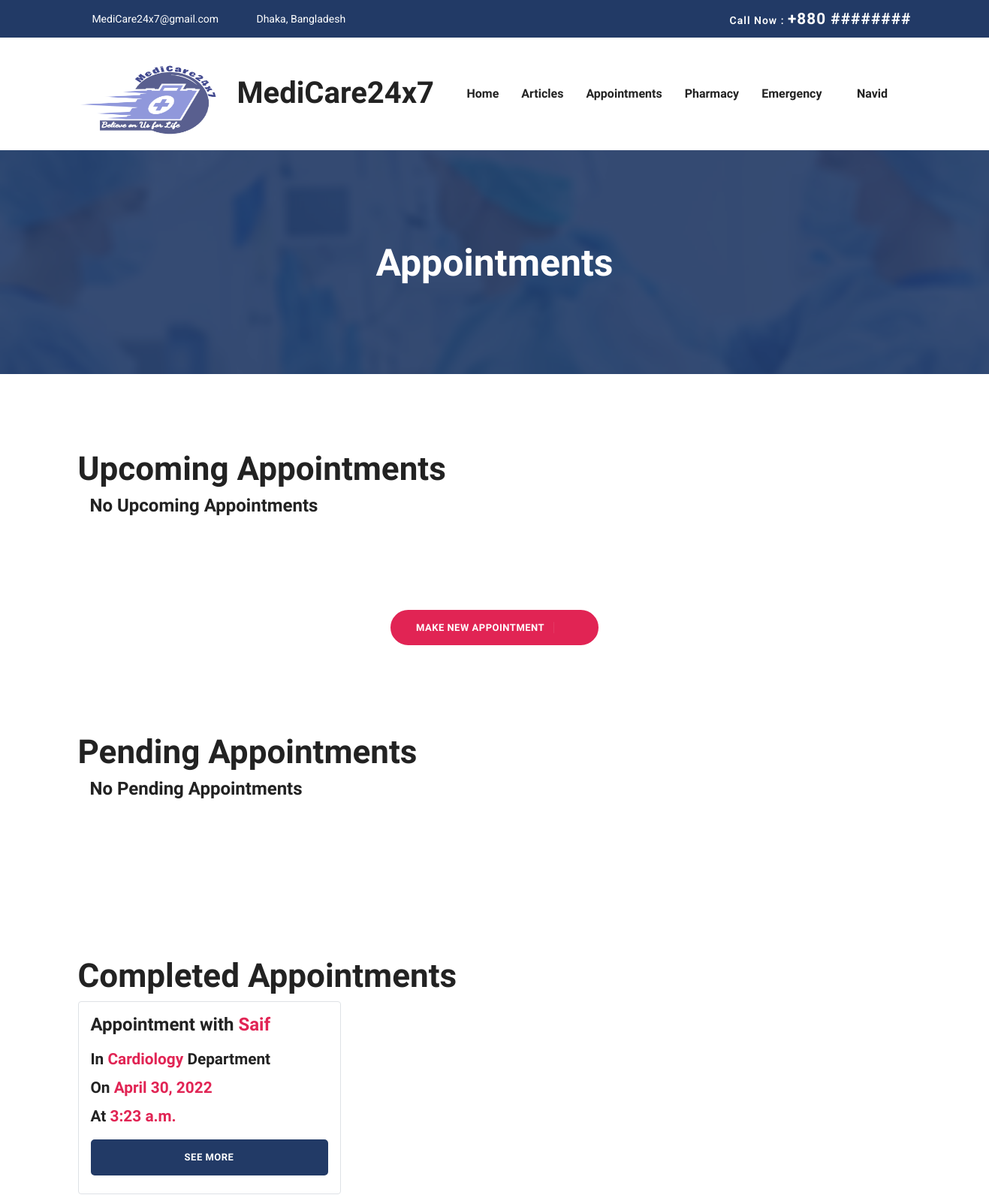
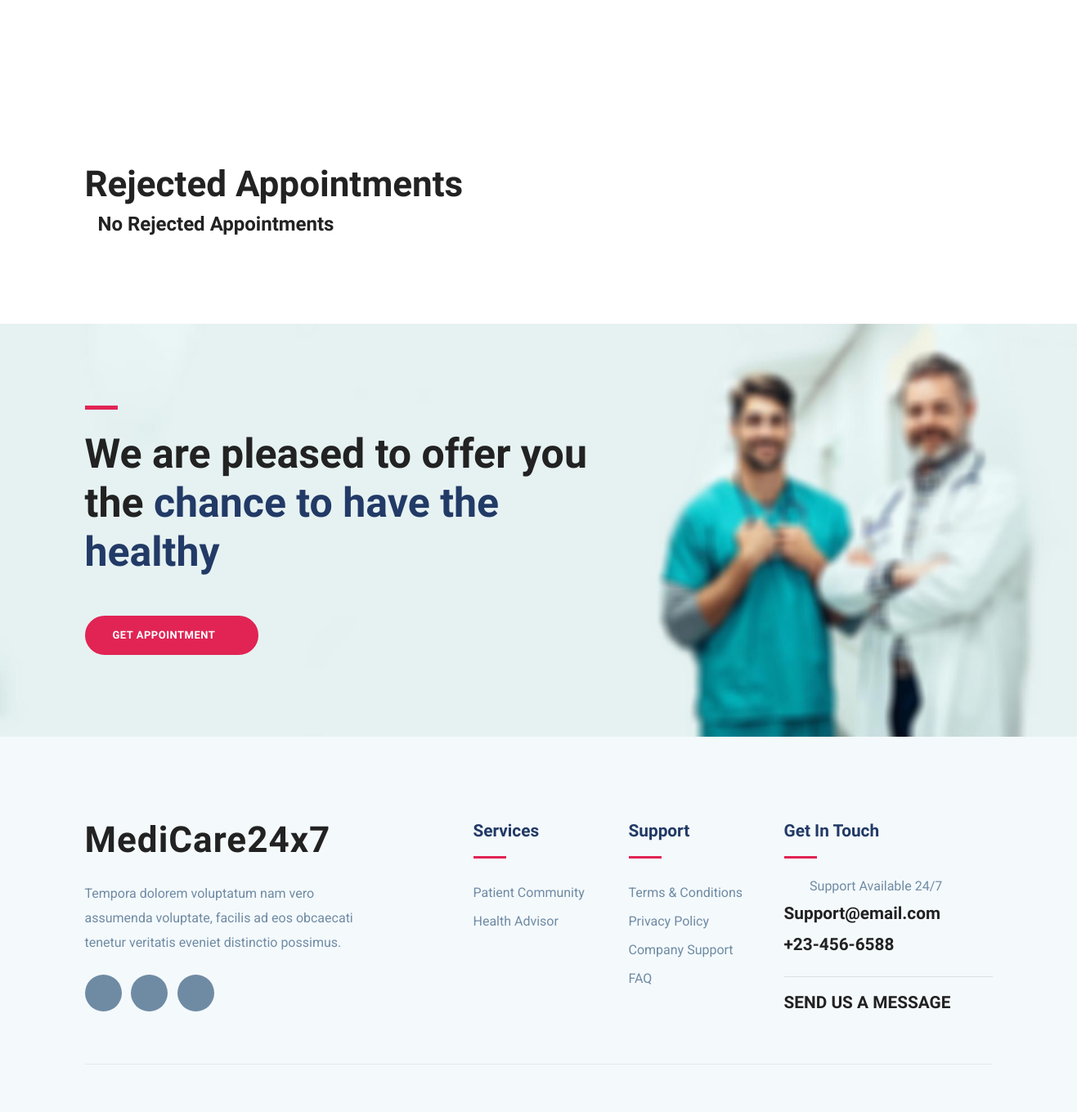
The app's page /appointment/all-appointments (signed in) with its own data (2 pictures, top to bottom).
### accounts/models.py (models this page shows, shortened)
class UserModel(AbstractBaseUser, PermissionsMixin):
    email = models.EmailField(max_length=255, unique=True)  # Email
    name = models.CharField(max_length=255)  # Name
    is_patient = models.BooleanField(default=False)  # True if patient
    is_doctor = models.BooleanField(default=False)  # True if doctor
    is_active = models.BooleanField(default=True)  # True if active
    is_staff = models.BooleanField(default=False)
    is_admin = models.BooleanField(default=False)
    is_superuser = models.BooleanField(default=False)
    date_joined = models.DateTimeField(auto_now_add=True)
    USERNAME_FIELD = 'email'
    REQUIRED_FIELDS = ['name']  # Email & Password are required by default.
    objects = MyUserManager()  # User manager for the User Model
    def __str__(self):
        return self.email

class DoctorModel(models.Model):
    SpecializationModel= [
        ('Cardiology', 'Cardiology'),
        ('Dentistry', 'Dentistry'),
        ('Dermatology', 'Dermatology'),
        ('Endocrinology', 'Endocrinology'),
        ('Gastroenterology', 'Gastroenterology'),
        ('General Surgery', 'General Surgery'),
    ]
    user = models.OneToOneField(UserModel, on_delete=models.CASCADE)
    bio = models.TextField(null=True, blank=True)
    image = models.ImageField(null=True, blank=True)
    gender = models.CharField(max_length=10, choices=GENDER_CHOICES, null=True, blank=True)
    blood_group = models.CharField(max_length=10, choices=BLOOD_GROUP_CHOICES, null=True, blank=True)
    date_of_birth = models.DateField(null=True, blank=True)
    phone = models.CharField(max_length=15, null=True, blank=True)
    NID = models.CharField(max_length=50, null=True, blank=True)
    specialization = models.CharField(max_length=20, choices=SpecializationModel, null=True, blank=True)
    BMDC_regNo = models.CharField(max_length=100, null=True, blank=True)
    last_donation = models.DateField(null=True, blank=True)

### appointment/models.py (models this page shows)
class AppointmentModel(models.Model):
    patient         = models.ForeignKey(PatientModel, on_delete=models.CASCADE)
    doctor          = models.ForeignKey(DoctorModel, on_delete=models.CASCADE)
    department      = models.CharField(null =True, max_length=250)
    date            = models.DateField(null=True, blank=False)
    time            = models.TimeField(null=True, blank=False)
    is_accepted     = models.BooleanField(default=False)
    is_canceled     = models.BooleanField(default=False)
    is_completed    = models.BooleanField(default=False)
    meet_link       = models.CharField(max_length=100)
    notes           = models.TextField(null=True, blank=True)
    created_at      = models.DateTimeField(auto_now_add=True)

### appointment/views.py (the view)
# urls.py: path('all-appointments', patient_all_appointments_view, name='patient-all-appointments'),
@login_required(login_url='login')
def patient_all_appointments_view(request):
    user = request.user  # get current user from request
    patient = PatientModel.objects.get(user=user)  # get current patient from user
    appointments = AppointmentModel.objects.filter(patient=patient)  # get all appointments for current patient
    pending_appointments = [appointment for appointment in appointments
                            if appointment.is_accepted == False
                            and appointment.is_canceled == False
                            and appointment.is_completed == False]  # get all pending appointments
    upcoming_appointments = [appointment for appointment in appointments
                             if appointment.is_accepted == True
                             and appointment.is_canceled == False
                             and appointment.is_completed == False]  # get all upcoming appointments
    rejected_appointments = [appointment for appointment in appointments
                             if appointment.is_accepted == False
                             and appointment.is_canceled == True
                             and appointment.is_completed == False]  # get all rejected appointments
    completed_appointments = [appointment for appointment in appointments
                              if appointment.is_accepted == True
                              and appointment.is_canceled == False
                              and appointment.is_completed == True]  # get all completed appointments
    context = {  # create context to pass to frontend
        'pending_appointments': pending_appointments,
        'upcoming_appointments': upcoming_appointments,
        'rejected_appointments': rejected_appointments,
        'completed_appointments': completed_appointments,
    }
    return render(request, 'appointment/patient-all-appointment.html', context)  # render the page

### templates/appointment/patient-all-appointment.html (shortened to what this page needs)
{% extends "base.html" %}
{% load static %}
{% load widget_tweaks %}
{% block content %}
<section class="page-title bg-1">
    <div class="container">
        <div class="row">
            <div class="col-md-12">
                <div class="block text-center">
                    <h1 class="text-capitalize mb-5 text-lg">Appointments</h1>
                </div>
            </div>
        </div>
    </div>
</section>
<section class="section">
    <div class="container">
        <h2 class="">Upcoming Appointments</h2>
        {% if not upcoming_appointments %}
        <h3 class="mx-3">No Upcoming Appointments</h3>
        {% endif %}
    </div>
</section>
<section>
    <div class="row my-3">
        <div class="col-lg-4"></div>
        <div class="col-lg-4 text-center">
            <a href="{% url 'doctorList' %}" class="btn btn-main-2 btn-icon btn-round-full">
                Make New Appointment <i class="icofont-simple-right ml-2"></i>
            </a>
        </div>
        <div class="col-lg-4"></div>
    </div>
</section>
<section class="section">
    <div class="container">
        <h2 class="">Pending Appointments</h2>
        {% if not pending_appointments %}
        <h3 class="mx-3">No Pending Appointments</h3>
        {% endif %}
    </div>
</section>
<section class="section">
    <div class="container">
        <h2 class="">Completed Appointments</h2>
        <div class="row">
            {% for appointment in completed_appointments %}
            <div class="col-lg-4">
                <div class="card rounded border p-3">
                    <h3>Appointment with
                        <span class="text-color-2">{{ appointment.doctor.user.name }}</span></h3>
                    <h4 class="my-2">In <span class="text-color-2 ">{{ appointment.doctor.specialization }}</span> Department
                    </h4>
                    <h4>On <span class="text-color-2">{{ appointment.date }}</span></h4>
                    <h4>At <span class="text-color-2">{{ appointment.time }}</span></h4>
                    <a href="{% url 'appointment-detail' appointment.id %}" class="btn btn-main my-2">See More</a>
                </div>
            </div>
            {% endfor %}
        </div>
    </div>
</section>
<section class="section">
    <div class="container">
        <h2 class="">Rejected Appointments</h2>
        {% if not rejected_appointments %}
        <h3 class="mx-3">No Rejected Appointments</h3>
        {% endif %}
    </div>
</section>
<section class="section cta-page">
    <div class="container">
        <div class="row">
            <div class="col-lg-7">
                <div class="cta-content">
                    <div class="divider mb-4"></div>
                    <h2 class="mb-5 text-lg">We are pleased to offer you the <span class="title-color">chance to have the healthy</span>
                    </h2>
                    <a href="{% url 'doctorList' %}" class="btn btn-main-2 btn-round-full">
                        Get appointment<i class="icofont-simple-right ml-2"></i>
                    </a>
                </div>
            </div>
        </div>
    </div>
</section>
{% endblock %}

### templates/navbar.html (shortened to what this page needs)
{% load static %}
<nav class="navbar navbar-expand-lg navigation" id="navbar">
    <div class="container">
        <a class="navbar-brand" href="{% url 'home' %}">
            <h1><img src="{% static 'images/logo1.png' %}" alt="" class="img-fluid" style="width: 212px ;height: 106px;">MediCare24x7</h1>
        </a>
        <div class="collapse navbar-collapse" id="navbarmain">
            <ul class="navbar-nav ml-auto">
                <li class="nav-item active">
                    <a class="nav-link" href="{% url 'home' %}">Home</a>
                </li>
                <li class="nav-item"><a class="nav-link" href="#">Articles</a></li>
                {% if request.user.is_authenticated and request.user.is_doctor %}
                <li class="nav-item">
                    <a class="nav-link" href="{%url 'doctor-all-appointments'%}">Appointments</a>
                </li>
                <li class="nav-item">
                    <a class="nav-link" href="{%url 'heart-risk'%}">Test Prediction</a>
                </li>
                {% elif request.user.is_authenticated and request.user.is_patient %}
                <li class="nav-item">
                    <a class="nav-link" href="{%url 'patient-all-appointments'%}">Appointments</a>
                </li>
                <li class="nav-item">
                    <a class="nav-link" href="{% url 'pharmacy-home' %}">Pharmacy</a>
                </li>
                {% endif %}
                {% if request.user.is_authenticated %}
                <li class="nav-item dropdown">
                    <a class="nav-link dropdown-toggle" href="" id="dropdown02"
                       data-toggle="dropdown" aria-haspopup="true" aria-expanded="false">Emergency <i
                            class="icofont-thin-down"></i></a>
                            Others Blood Request</a></li>
                    </ul>
                {% endif %}
                {% if request.user.is_authenticated %}
                <li class="nav-item dropdown">
                    <a class="nav-link dropdown-toggle" href="#" id="dropdown03" data-toggle="dropdown"
                       aria-haspopup="true" aria-expanded="false">{{ request.user.name }} <i
                            class="icofont-thin-down"></i></a>
                </li>
                {% endif %}
        </div>
    </div>
</nav>

### static-files/css/style.css (style rules this page uses)
html { overflow-x: hidden; }
body { line-height: 1.6; font-family: "Roboto", sans-serif; -webkit-font-smoothing: antialiased; font-size: 16px; color: #6F8BA4; font-weight: 400; }
h1, .h1, h2, .h2, h3, .h3, h4, .h4, h5, .h5, h6, .h6 { font-family: "Exo", sans-serif; font-weight: 700; color: #222; }
h1, .h1 { font-size: 2.5rem; }
h2, .h2 { font-size: 44px; }
h3, .h3 { font-size: 1.5rem; }
h4, .h4 { font-size: 1.3rem; line-height: 30px; }
.btn { display: inline-block; font-size: 14px; font-size: 0.8125rem; font-weight: 700; letter-spacing: .5px; padding: .75rem 2rem; font-family: "Exo", sans-serif; text-transform: uppercase; border-radius: 5px; border: 2px solid transparent; transition: all .35s ease; }
.btn.btn-icon i { border-left: 1px solid rgba(255, 255, 255, 0.09); padding-left: 15px; }
.btn-main { background: #223a66; color: #fff; border-color: #223a66; }
.btn-main-2 { background: #e12454; color: #fff; border-color: #e12454; }
.btn-round-full { border-radius: 50px; }
.section { padding: 100px 0; }
.text-lg { font-size: 3.75rem; }
a { color: #222; text-decoration: none; transition: all .35s ease; }
.page-title { padding: 120px 0px 70px 0px; position: relative; }
.page-title .block h1 { color: #fff; }
.title-color { color: #223a66; }
.text-lg { font-size: 50px; }
#navbarmain { padding: 20px 0px; }
#navbarmain .nav-link { font-weight: 600; padding: 10px 15px; color: #222; font-family: "Exo", sans-serif; text-transform: capitalize; font-size: 16px; transition: all .25s ease; }
.dropdown-toggle::after { display: none; }
.navbar-brand { margin-top: 10px; }
.bg-1 { background: url("../images/bg/22.jpg") no-repeat 50% 50%; background-size: cover; position: relative; }
.text-color-2 { color: #e12454; }
.divider { width: 40px; height: 5px; background: #e12454; }
.cta-page { background: url("../images/bg/banner.jpg") no-repeat; background-size: cover; position: relative; }

### records on screen
UserModel: user.name "Navid"
AppointmentModel: doctor.user.name "Saif", doctor.specialization "Cardiology", date "April 30, 2022", time "3:23 a.m."
